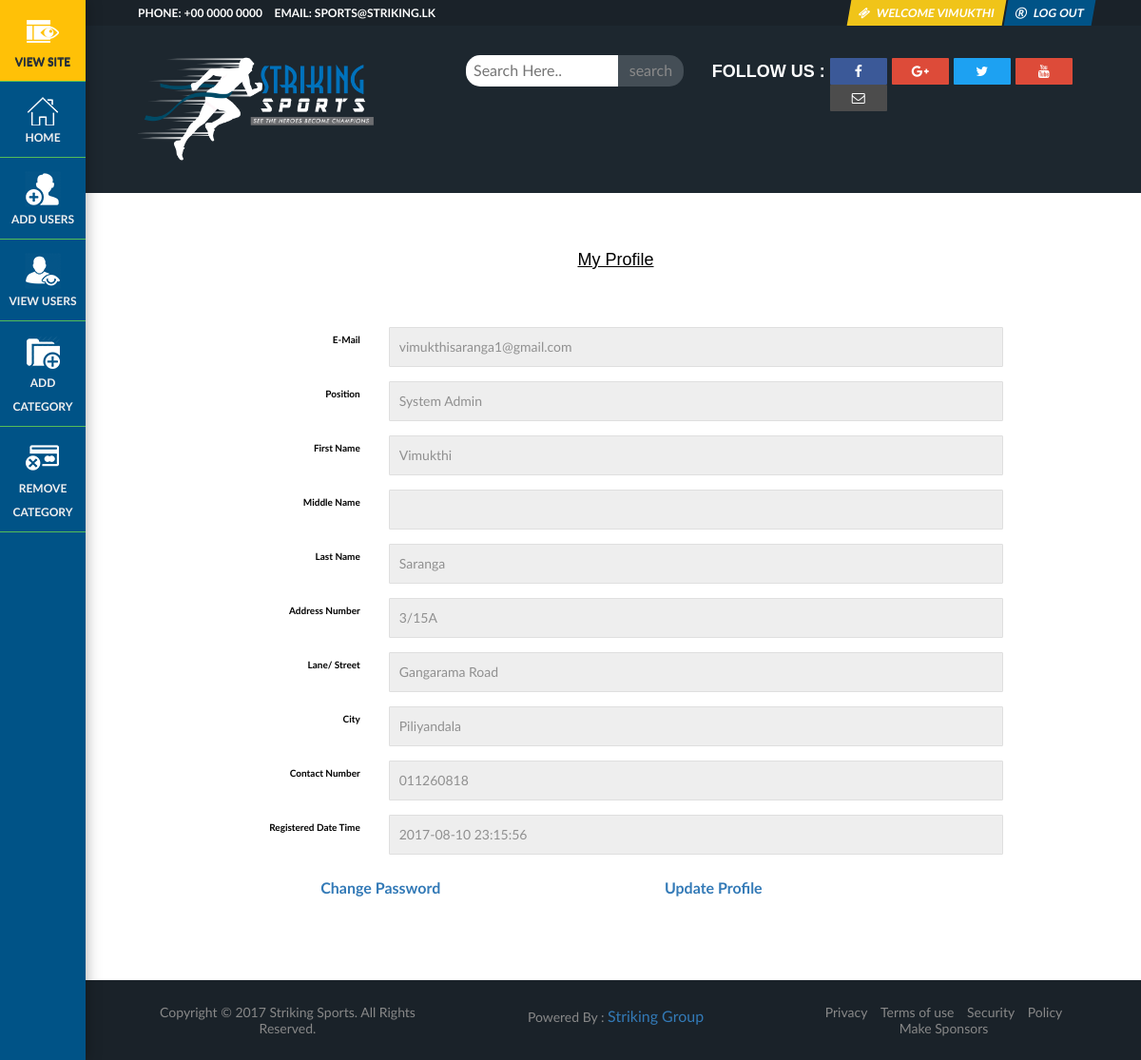
/StrikingSports/src/staffProfile.php (signed in), run on an earlier commit of the app's database.
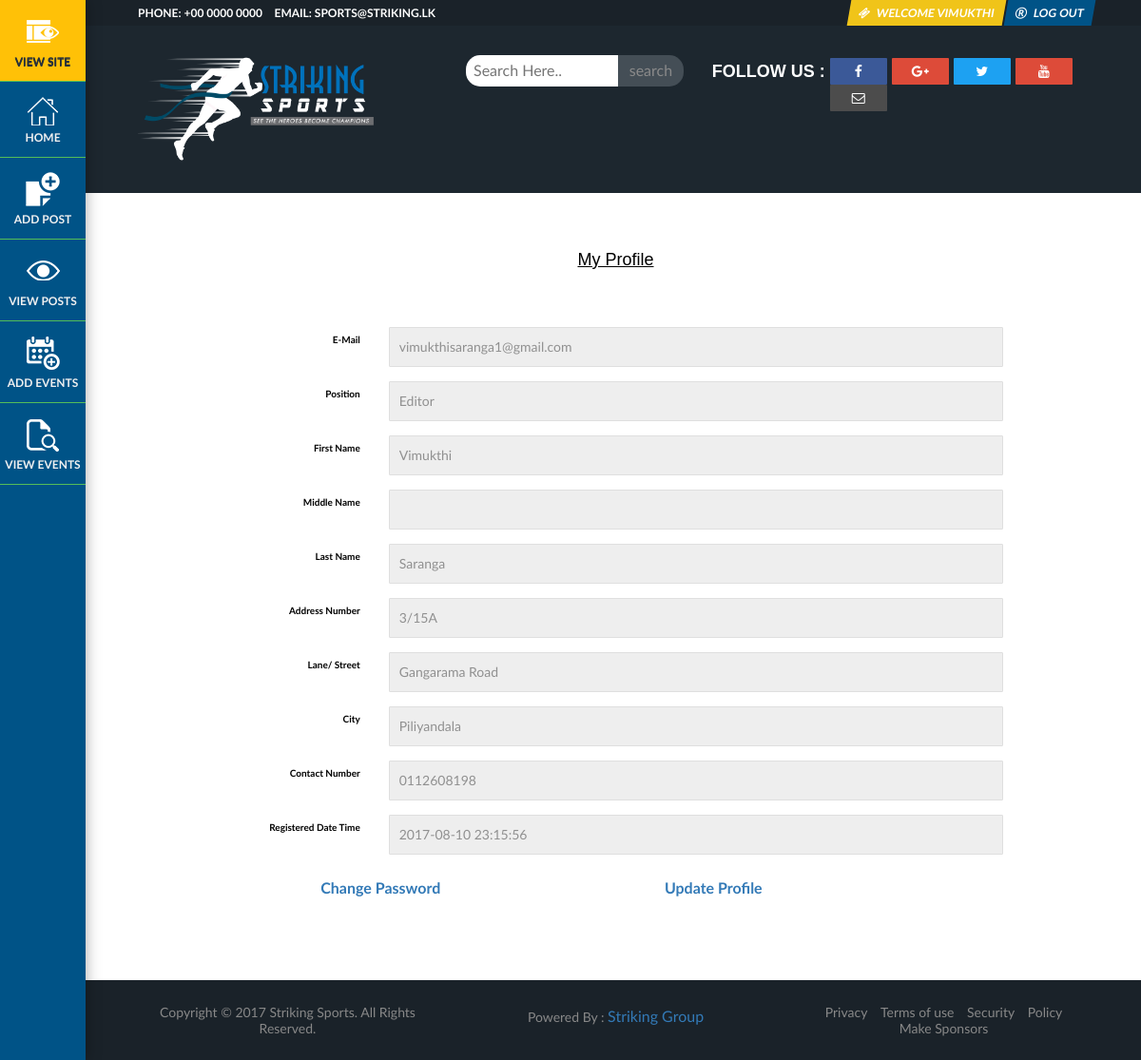
And on a later commit of the database.
### tables this page shows
CREATE TABLE `staff` (
  `email` varchar(100) NOT NULL,
  `password` varchar(32) DEFAULT NULL,
  `previous_password` varchar(32) DEFAULT NULL,
  `registered_date_time` datetime DEFAULT NULL,
  `status` int(11) DEFAULT NULL,
  `login_attempt` int(11) DEFAULT NULL,
  `contact_no` varchar(10) DEFAULT NULL,
  `address_address_id` int(11) NOT NULL,
  `name_name_id` int(11) NOT NULL,
  `position` int(11) NOT NULL DEFAULT '1',
  PRIMARY KEY (`email`),
  UNIQUE KEY `email_UNIQUE` (`email`),
  KEY `fk_staff_address_idx` (`address_address_id`),
  KEY `fk_staff_name1_idx` (`name_name_id`),
  CONSTRAINT `fk_staff_address` FOREIGN KEY (`address_address_id`) REFERENCES `address` (`address_id`) ON DELETE NO ACTION ON UPDATE NO ACTION,
  CONSTRAINT `fk_staff_name1` FOREIGN KEY (`name_name_id`) REFERENCES `name` (`name_id`) ON DELETE NO ACTION ON UPDATE NO ACTION
);

### StrikingSports/src/staffProfile.php (the view, shortened to what the changed rows need)
<?php
if(isset($_SESSION['position']) && ($_SESSION['position']==0 || $_SESSION['position']==1 || $_SESSION['position']==2)){
if(isset($_SESSION['email'])){
?>
<!DOCTYPE html>
<html lang="en">
<?php
include_once('../ssi/header.php');
include_once('../ssi/db.php');
?>
<body style="overflow: visible;">
	<?php
		$email = $_SESSION['email'];
		$getUser = "SELECT * FROM staff WHERE email='".$email."'";
		$resultGetUser = mysqli_query($con, $getUser) or die();
		if(mysqli_num_rows($resultGetUser) != 0){
			while($rowGetUser = mysqli_fetch_array($resultGetUser)){
				$eContact = $rowGetUser['contact_no'];
				$eNameId = $rowGetUser['name_name_id'];
				$eAddressId = $rowGetUser['address_address_id'];
				$position = $rowGetUser['position'];
				$ePosition = $position;
				if($position == "0"){
					$position = "System Admin";
				} else if($position == "1"){
					$position = "Editor";
				} else if($position == "2"){
					$position = "Approver";
				}
				$regDateTime = $rowGetUser['registered_date_time'];
				$getName = "SELECT * FROM NAME WHERE name_id='".$eNameId."'";
				$resultGetName = mysqli_query($con, $getName) or die();
				if(mysqli_num_rows($resultGetName) != 0){
					while($rowGetName = mysqli_fetch_array($resultGetName)){
						$eFName = $rowGetName['first_name'];
						$eSName = $rowGetName['second_name'];
						$eLName = $rowGetName['last_name'];
					}
				} else {
					session_unset();
					header('staffLogin.php?error=np');
				}
				$getAddress = "SELECT * FROM address WHERE address_id='".$eAddressId."'";
				$resultGetAddress = mysqli_query($con, $getAddress) or die();
				if(mysqli_num_rows($resultGetAddress) != 0){
					while($rowGetAddress = mysqli_fetch_array($resultGetAddress)){
						$eAno = $rowGetAddress['address_no'];
						$eALane = $rowGetAddress['address_lane'];
						$eACity = $rowGetAddress['address_city'];
					}
				} else {
					session_unset();
					header('staffLogin.php?error=np');
				}
			}
		} else {
			session_unset();
			header('staffLogin.php?error=np');
		}
	?>
    <?php
		if($ePosition == 0){
			include_once('../ssi/sideMenuAdmin.php');
		} else if($ePosition == 1){
			include_once('../ssi/sideMenuStaff.php');
		} else if($ePosition == 2){
			include_once('../ssi/sideMenuApprover.php');
		}
		include_once('../ssi/topMenuStaff.php');
		include_once('../ssi/searchBar.php');
	?>
    <section>
    <div class="lp">
        <div class="inn-title text-center">
            <font face="Verdana, Geneva, sans-serif" size="+1">
            	<u>My Profile</u>
            </font>
        </div>
        <div class="p-mf">
        <div style="padding:10px;">
			<form role="form" class="form-horizontal">
                <div class="form-group">
                    <label for="employeelNIC" class="control-label col-md-3">E-Mail</label>
                    <div class="col-md-8">
                    	<input class="form-control" type="text" name="nic" id="nic" readonly value="<?php echo $email; ?>"/>
                	</div>
                </div>
                <div class="form-group">
                    <label for="employeelNIC" class="control-label col-md-3">Position</label>
                    <div class="col-md-8">
                    	<input class="form-control" type="text" name="nic" id="nic" readonly value="<?php echo $position;?>"/>
                	</div>
                </div>
                <div class="form-group">
                    <label for="employeefName" class="control-label col-md-3">First Name</label>
                    <div class="col-md-8">
                    	<input class="form-control text-capitalize" type="text" name="fname" id="fname" readonly value="<?php echo $eFName; ?>"/>
                	</div>
                </div>
                <div class="form-group">
                    <label for="employeemName" class="control-label col-md-3">Middle Name</label>
                    <div class="col-md-8">
                    	<input class="form-control text-capitalize" type="text" name="mname" id="mname" readonly value="<?php echo $eSName; ?>"/>
                	</div>
                </div>
                <div class="form-group">
                    <label for="employeelName" class="control-label col-md-3">Last Name</label>
                    <div class="col-md-8">
                    	<input class="form-control text-capitalize" type="text" name="lname" id="lname" readonly value="<?php echo $eLName; ?>"/>
                	</div>
                </div>
                <div class="form-group">
                    <label for="addressNo" class="control-label col-md-3">Address Number</label>
                    <div class="col-md-8">
                    	<input class="form-control text-capitalize" type="text" name="addresNo" id="addressNo" readonly value="<?php echo $eAno; ?>"/>
                	</div>
                </div>
                <div class="form-group">
                    <label for="addressLane" class="control-label col-md-3">Lane/ Street</label>
                    <div class="col-md-8">
                    	<input class="form-control  text-capitalize" type="text" name="lane" id="lane" readonly value="<?php echo $eALane; ?>"/>
                	</div>
                </div>
                <div class="form-group">
                    <label for="addressCity" class="control-label col-md-3">City</label>
                    <div class="col-md-8">
                    	<input class="form-control text-capitalize" type="text" name="city" id="city" readonly value="<?php echo $eACity; ?>"/>
                	</div>
                </div>
                <div class="form-group">
                    <label for="employeeContact" class="control-label col-md-3">Contact Number</label>
                    <div class="col-md-8">
                    	<input class="form-control" type="text" name="contact" id="contact" readonly value="<?php echo $eContact; ?>"/>
                	</div>
                </div>
                <div class="form-group">
                    <label for="regDate" class="control-label col-md-3">Registered Date Time</label>
                    <div class="col-md-8">
                    	<input class="form-control text-capitalize" type="text" name="regDate" id="regDate" readonly value="<?php echo $regDateTime; ?>" required/>
                	</div>
                </div>
                <div class="form-group text-center">
                    <label class="control-label col-md-4"><a href="changeStaffPassword.php">Change Password</a></label>
                    <label class="control-label col-md-4"><a href="editStaffProfile.php">Update Profile</a></label>
                </div>
            </form>
        </div>
    </div>
    </div>
    </section>
<?php
		include_once('../ssi/copyRights.php');
	?>
</body>
</html>
<?php
} else {
	header('Location:../404.php');
}
} else {
	header('Location:../404.php');
}
?>

### StrikingSports/ssi/sideMenuAdmin.php (shortened to what the changed rows need)
<section>
    <div class="menu">
        <ul>
        	<li>
                <a href="../index.php" target="_blank"><img src="../images/viewSite.png" alt=""> View Site</a>
            </li>
            <li>
                <a href="../src/staffPanel.php"><img src="../images/s1.png" alt=""> Home</a>
            </li>
            <li>
                <a href="../src/addUsers.php"><img src="../images/addUser.png" alt=""> Add Users</a>
            </li>
            <li>
                <a href="../src/viewUsers.php"><img src="../images/viewUser.png" alt=""> View Users</a>
            </li>
            <li>
                <a href="../src/addCategory.php"><img src="../images/addCategory.png" alt=""> Add Category</a>
            </li>
            <li>
                <a href="../src/removeCategory.php"><img src="../images/removeCategory.png" alt=""> Remove Category</a>
            </li>
        </ul>
    </div>
</section>

### StrikingSports/ssi/sideMenuStaff.php (shortened to what the changed rows need)
<section>
    <div class="menu">
        <ul>
        	<li>
                <a href="../index.php" target="_blank"><img src="../images/viewSite.png" alt=""> View Site</a>
            </li>
            <li>
                <a href="../src/staffPanel.php"><img src="../images/s1.png" alt=""> Home</a>
            </li>
            <li>
                <a href="../src/addPost.php"><img src="../images/addPost.png" alt=""> Add Post</a>
            </li>
            <li>
                <a href="../src/viewPost.php"><img src="../images/viewPost.png" alt=""> View Posts</a>
            </li>
            <li>
                <a href="../src/addEvents.php"><img src="../images/addEvent.png" alt=""> Add Events</a>
            </li>
            <li>
                <a href="../src/viewEvents.php"><img src="../images/viewEvent.png" alt=""> View Events</a>
            </li>
        </ul>
    </div>
</section>

What changed in the data, as far as the page shows it:
changed staff: position 0 → 1 (drawn); nic "System Admin" → "Editor"; contact "011260818" → "0112608198"
Also different on the page:
text no longer shown: "ADD USERS VIEW USERS ADD CATEGORY REMOVE CATEGORY"
text now shown: "ADD POST VIEW POSTS ADD EVENTS VIEW EVENTS"
